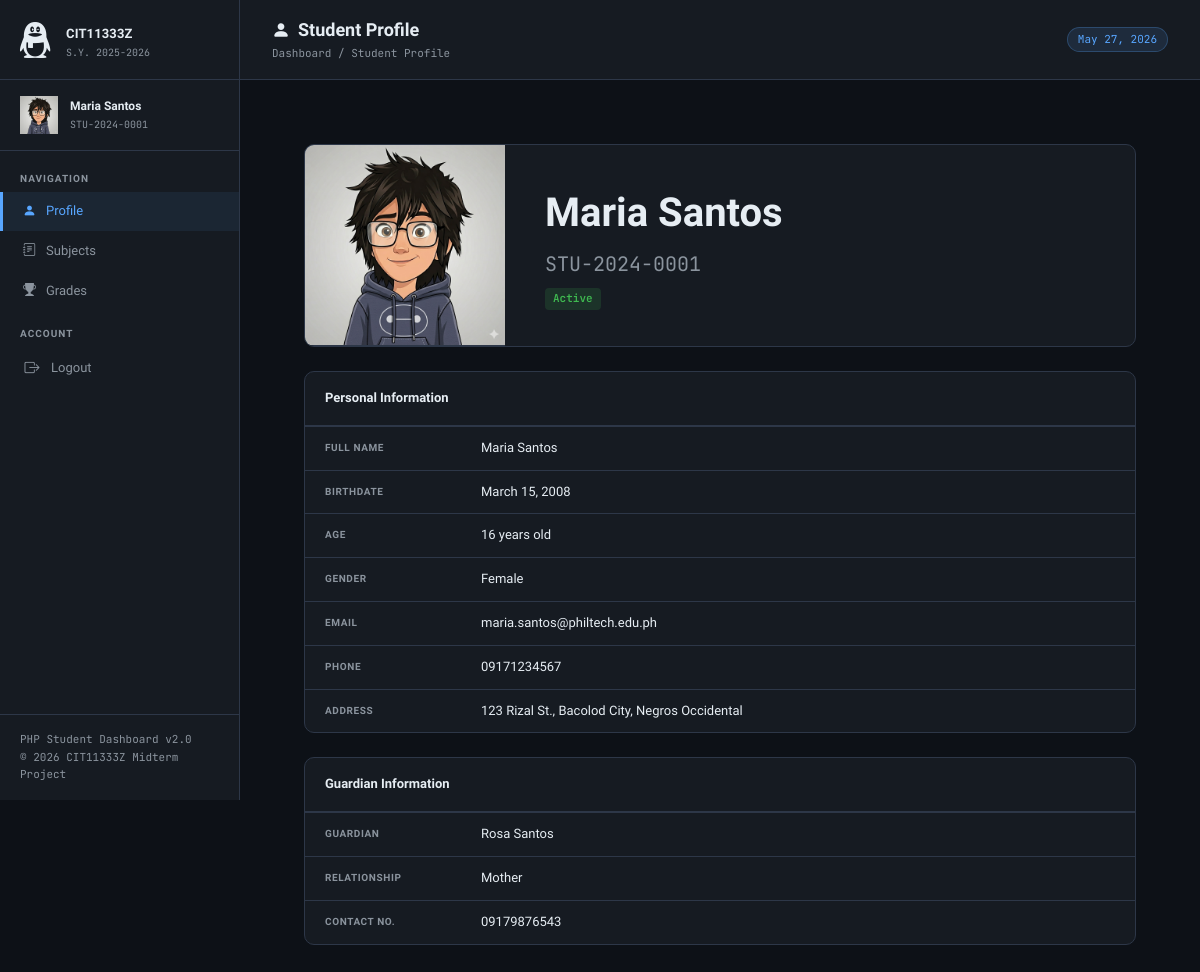
/admin/index.php (signed in), run on the app's committed database.
### tables this page shows
CREATE TABLE IF NOT EXISTS users (
    id         INT AUTO_INCREMENT PRIMARY KEY,
    student_no VARCHAR(20)  NOT NULL UNIQUE,
    name       VARCHAR(100) NOT NULL,
    username   VARCHAR(50)  NOT NULL UNIQUE,
    password   VARCHAR(255) NOT NULL,
    birthdate  DATE,
    age        INT,
    gender     VARCHAR(10),
    address    TEXT,
    email      VARCHAR(100),
    phone      VARCHAR(20),
    guardian         VARCHAR(100),
    guardian_rel     VARCHAR(50),
    guardian_contact VARCHAR(20),
    grade        INT,
    section      VARCHAR(50),
    track        VARCHAR(100),
    strand       VARCHAR(50),
    gpa          DECIMAL(3,2),
    status       VARCHAR(20) DEFAULT 'Active',
    enrolled_at  DATE
);

### admin/auth.php (called while the page is built, shortened)
<?php
$logged_in_user = $_SESSION['user'];

### classes/BaseModel.php (called while the page is built, shortened)
<?php
class BaseModel {
    protected $db;
    protected $table;
    public function __construct($conn) {
        $this->db   = new QueryBuilder($conn);
    }
    public function find($id) {
        return $this->db
                    ->table($this->table)
                    ->select()
                    ->where('id', $id)
                    ->first();
    }
}

### classes/QueryBuilder.php (called while the page is built, shortened)
<?php
class QueryBuilder {
    private $conn;
    private $table;
    private $sql    = "";
    private $params = [];
    public function __construct($conn) {
        $this->conn = $conn;
    }
    public function table($table) {
        $this->table  = $table;
        $this->sql    = "";
        $this->params = [];
        return $this;
    }
    public function select($columns = "*") {
        $this->sql = "SELECT $columns FROM {$this->table}";
        return $this;
    }
    public function where($column, $value) {
        if (strpos($this->sql, 'WHERE') === false) {
            $this->sql .= " WHERE $column = :$column";
        } else {
            $this->sql .= " AND $column = :$column";
        }
        $this->params[":$column"] = $value;
        return $this;
    }
    public function first() {
        $this->sql .= " LIMIT 1";
        $stmt = $this->conn->prepare($this->sql);
        $stmt->execute($this->params);
        return $stmt->fetch(PDO::FETCH_ASSOC);
    }
}

### admin/index.php (the view)
<?php
require 'auth.php';
require_once '../config.php';
$userModel = new User($conn);
$student = $userModel->find($logged_in_user['id']);
$active_page = 'profile';
$page_title = 'Student Profile';
$page_icon = '<i class="bi bi-person-fill"></i>';
include 'header.php';
?>
<main class="content">
    <div class="profile-header table-card" style="margin-bottom: 24px;">
        <div class="profile-banner">
            <img src="../src/assets/images/hiro-avatar.png" alt="Avatar">
        </div>
        <div class="profile-info-header">
            <div>
                <div class="profile-name"><?= htmlspecialchars($student['name']) ?></div>
                <div class="profile-id"><?= htmlspecialchars($student['student_no']) ?></div>
                <span class="badge badge-active"><?= htmlspecialchars($student['status']) ?></span>
            </div>
        </div>
    </div>
     <div class="table-card" style="margin-bottom: 24px;">
        <div class="table-card-header">
            <div class="table-card-title">Personal Information</div>
        </div>
        <?php
        $personal = [
            "Full Name"  => $student['name'],
            "Birthdate"  => date('F d, Y', strtotime($student['birthdate'])),
            "Age"        => $student['age'] . " years old",
            "Gender"     => $student['gender'],
            "Email"      => $student['email'],
            "Phone"      => $student['phone'],
            "Address"    => $student['address'],
        ];
        foreach ($personal as $label => $value): ?>
        <div class="info-row">
            <div class="info-row-label"><?= htmlspecialchars($label) ?></div>
            <div class="info-row-value"><?= htmlspecialchars($value) ?></div>
        </div>
        <?php endforeach; ?>
    </div>
    <div class="table-card" style="margin-bottom: 0;">
        <div class="table-card-header">
            <div class="table-card-title">Guardian Information</div>
        </div>
        <?php
        $guardian = [
            "Guardian"     => $student['guardian'],
            "Relationship" => $student['guardian_rel'],
            "Contact No."  => $student['guardian_contact'],
        ];
        foreach ($guardian as $label => $value): ?>
        <div class="info-row">
            <div class="info-row-label"><?= htmlspecialchars($label) ?></div>
            <div class="info-row-value"><?= htmlspecialchars($value) ?></div>
        </div>
        <?php endforeach; ?>
    </div>
</main>
<?php include 'footer.php'; ?>

### admin/header.php (shortened to what this page needs)
<!DOCTYPE html>
<html lang="en">
<head>
    <link rel="stylesheet" href="https://cdn.jsdelivr.net/npm/bootstrap-icons@1.13.1/font/bootstrap-icons.min.css">
    <link rel="stylesheet" href="../src/style/global.css">
    <link rel="stylesheet" href="../src/style/admin-styles.css">
</head>
<body>
<div class="layout">
    <aside class="sidebar">
        <div class="sidebar-brand">
            <div class="school-badge">
                <div class="brand-icon"><i class="bi bi-tencent-qq"></i></div>
                <div class="brand-text">
                    <span class="brand-name">CIT11333Z</span>
                    <span class="brand-sub">S.Y. 2025-2026</span>
                </div>
            </div>
        </div>
        <div class="sidebar-profile">
            <div class="avatar"><img src="../src/assets/images/hiro-avatar.png" alt="Avatar"></div>
            <div class="profile-info">
                <div class="name"><?= htmlspecialchars($_SESSION['user']['name']) ?></div>
                <div class="id"><?= htmlspecialchars($_SESSION['user']['student_no']) ?></div>
            </div>
        </div>
        <nav class="sidebar-nav">
            <div class="nav-label">Navigation</div>
            <a href="index.php"  class="nav-link <?= $active_page === 'profile'  ? 'active' : '' ?>">
                <i class="bi bi-person-fill"></i> Profile
            </a>
            <a href="subjects.php" class="nav-link <?= $active_page === 'subjects' ? 'active' : '' ?>">
                <i class="bi bi-journal-text"></i> Subjects
            </a>
            <a href="grades.php"   class="nav-link <?= $active_page === 'grades'   ? 'active' : '' ?>">
                <i class="bi bi-trophy-fill"></i> Grades
            </a>
            <div class="nav-label" style="margin-top:8px;">Account</div>
            <a href="logout.php" class="nav-link logout">
                <span class="nav-icon"><i class="bi bi-box-arrow-right"></i> </span> Logout
            </a>
        </nav>
        <div class="sidebar-footer">
            PHP Student Dashboard v2.0<br>
            &copy; <?= date('Y') ?> CIT11333Z Midterm Project
        </div>
    </aside>
    <div class="main">
        <header class="topbar">
            <div class="topbar-left">
                <div class="page-title">
                    <?= $page_icon ?> <?= htmlspecialchars($page_title) ?>
                </div>
                <div class="breadcrumb">Dashboard / <?= htmlspecialchars($page_title) ?></div>
            </div>
            <span class="badge-pill"><?= date('F d, Y') ?></span>
        </header>
        <main class="content">

### admin/footer.php
        </main>
    </div>
</div>
</body>
</html>

### src/style/global.css (style rules this page uses)
*, *::before, *::after { box-sizing: border-box; margin: 0; padding: 0; }
:root { --bg: #0d1117; --surface: #161b22; --surface2: #1c2330; --border: #2d3748; --accent: #58a6ff; --accent2: #3fb950; --accent3: #d29922; --accent4: #f85149; --text: #e6edf3; --text-muted:#8b949e; --sidebar-w: 240px; --font: 'Sora', sans-serif; --mono: 'JetBrains Mono', monospace; }

### data on the page
users: name "Maria Santos", student_no "STU-2024-0001", status "Active", gender "Female", email "maria.santos@philtech.edu.ph", phone "09171234567", address "123 Rizal St., Bacolod City, Negros Occidental", guardian "Rosa Santos", guardian_rel "Mother", guardian_contact "09179876543"

### other printed values
$_SESSION['user']['name'] "Maria Santos"
$_SESSION['user']['student_no'] "STU-2024-0001"
$page_title "Student Profile"
$label "FULL NAME"
$label "BIRTHDATE"
$value "March 15, 2008"
$label "AGE"
$value "16 years old"
$label "GENDER"
$label "EMAIL"
$label "PHONE"
$label "ADDRESS"
$label "GUARDIAN"
$label "RELATIONSHIP"
$label "CONTACT NO."
